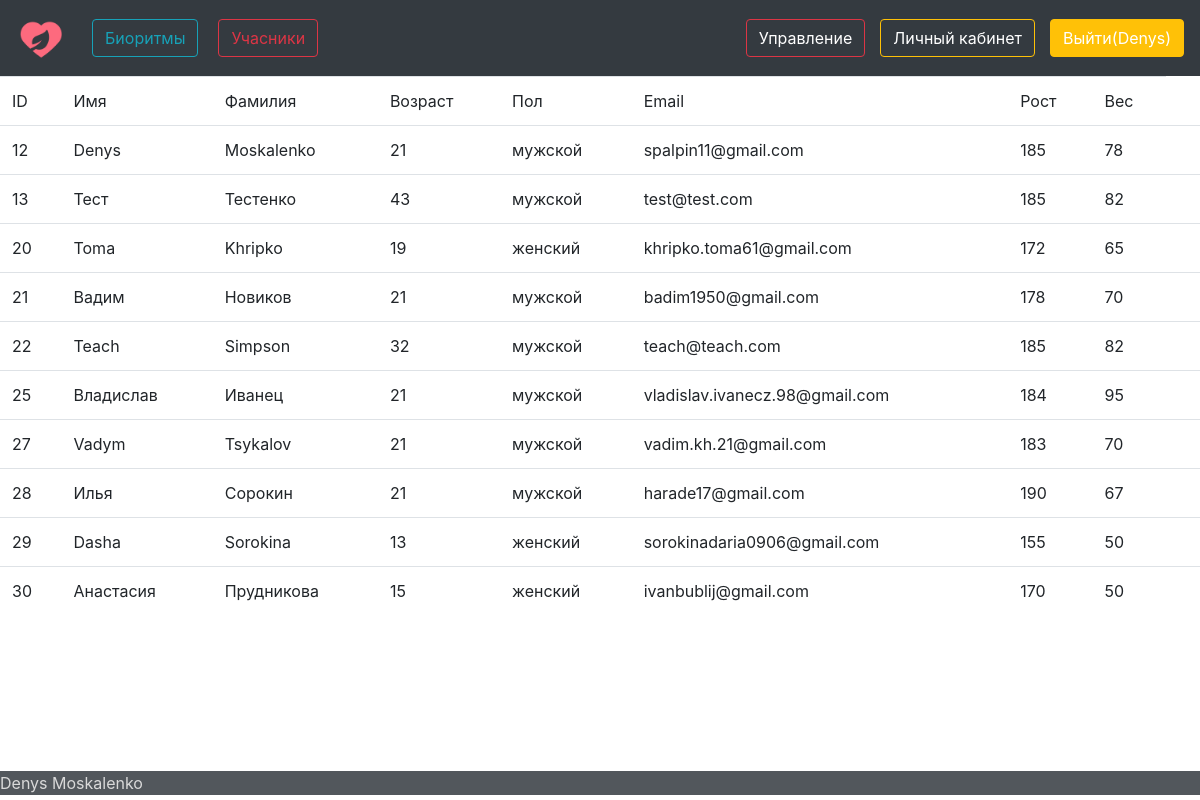
/ivents (signed in), run on the app's committed database.
### afront/models.py (models this page shows, shortened)
class Human(models.Model):
    name = models.CharField(max_length=50, verbose_name='Имя')
    surname = models.CharField(max_length=50, verbose_name='Фамилия')
    email = models.EmailField(max_length=50)
    phone = models.PositiveSmallIntegerField()
    age = models.PositiveSmallIntegerField()
    genders = (
        ('мужской', 'мужской'),
        ('женский', 'женский'),
    )
    gender = models.CharField(max_length=10, choices=genders)
    height = models.PositiveSmallIntegerField()
    weight = models.PositiveSmallIntegerField()

### afront/views.py (the view)
# urls.py: path('ivents', views.Ivent.as_view()),
class Ivent(TemplateView):
    template_name = 'ivent.html'
    def get(self, request):
        if request.user.is_authenticated:
            all_employees = Human.objects.all()
            ctx = {'all_employees': all_employees,
                   }
            return render(request, self.template_name, ctx)
        else:
            return render(request, self.template_name, {})

### afront/templates/ivent.html (shortened to what this page needs)
{% extends 'main.html' %}
{% block content %}
{% if user.is_authenticated%}
<table class="table table-hover">
 <thead class="thead-dark">
    <tr>
        <td>ID</td>
        <td>Имя</td>
        <td>Фамилия</td>
        <td>Возраст</td>
        <td>Пол</td>
        <td>Email</td>
        <td>Рост</td>
        <td>Вес</td>
    </tr>
  </thead>
  <tbody>
    <tr>
        {% for human in all_employees%}
        <td>{{human.id}}</td>
        <td>{{human.name}}</td>
        <td>{{human.surname}}</td>
        <td>{{human.age}}</td>
        <td>{{human.gender}}</td>
        <td>{{human.email}}</td>
        <td>{{human.height}}</td>
        <td>{{human.weight}}</td>
        <td>{{human.phys}}</td>
    </tr>
  {%endfor%}
  </tbody>
</table>
{%endif%}
{% endblock %}

### afront/templates/main.html (shortened to what this page needs)
<!DOCTYPE html>
 {% load static %}
<html lang="en">
<head>
    <link rel="stylesheet" href="https://stackpath.bootstrapcdn.com/bootstrap/4.4.1/css/bootstrap.min.css"crossorigin="anonymous" >
</head>
<body>
<header>
<nav class="navbar navbar-expand-lg navbar-dark bg-dark">
    <a href="/main" class="navbar-brand">
        <img width ="50" hight="40" alt="logo">
    </a>
{% if user.is_authenticated%}
        <ul class="navbar-nav mr-auto">
            <li class="nav-item"> <a class="btn btn-outline-info" href="/biorythms" role="button">Биоритмы</a>    </li>
            <li class="nav-item"> <a class="btn btn-outline-danger" href="/ivents" role="button">Учасники</a>  </li>
        </ul>
    {% if user.is_superuser%}
        <div class="navbar-text ml-9"  style="margin-right: 15px;">
            <a class="btn btn-outline-danger" href="/reduct" role="button">Управление</a>   </li>
        </div>
    {%endif%}
    <div class="navbar-text ml-9" style="margin-right: 15px;">
            <a class="btn btn-outline-warning" href="/account" role="button">Личный кабинет</a>    </li>
    </div>
    <div class="navbar-text ml-9">
            <a class="btn btn-warning" href="/logout" role="button">Выйти({{user.username}}) </a>    </li>
    </div>
    {%else%}
       <ul class="navbar-nav mr-auto " >
            <li class="nav-item"> <a class="btn btn-success " href="/auth" role="button">Войти</a>    </li>
            <li class="nav-item"> <a class="btn btn-info" href="/register" role="button">Зарегестрироваться</a>  </li>
        </ul>
    {%endif%}
</nav>
</header>
{% block content %}{% endblock %}
<footer class="page-footer font-small  bg-dark  bottom:10px  text" style="opacity: 85%"> Denys Moskalenko</footer>
</body>
</html>

### afront/templates/main.html (style rules this page uses)
nav a { margin-left: 0px; }
body { min-width: 100%; }
ul li { margin:0 10px; margin-bottom: 1px; margin-top: 1px; }
footer { position : fixed; bottom: 5px; color: lightgray; width : 100%; }
body { margin-left: 10px; }

### data on the page
Human: id "12", name "Denys", surname "Moskalenko", age "21", gender "мужской", email "spalpin11@gmail.com", height "185", weight "78"
Human: id "13", name "Тест", surname "Тестенко", age "43", gender "мужской", email "test@test.com", height "185", weight "82"
Human: id "20", name "Toma", surname "Khripko", age "19", gender "женский", email "khripko.toma61@gmail.com", height "172", weight "65"
Human: id "21", name "Вадим", surname "Новиков", age "21", gender "мужской", email "badim1950@gmail.com", height "178", weight "70"
Human: id "22", name "Teach", surname "Simpson", age "32", gender "мужской", email "teach@teach.com", height "185", weight "82"
Human: id "25", name "Владислав", surname "Иванец", age "21", gender "мужской", email "vladislav.ivanecz.98@gmail.com", height "184", weight "95"
Human: id "27", name "Vadym", surname "Tsykalov", age "21", gender "мужской", email "vadim.kh.21@gmail.com", height "183", weight "70"
Human: id "28", name "Илья", surname "Сорокин", age "21", gender "мужской", email "harade17@gmail.com", height "190", weight "67"
Human: id "29", name "Dasha", surname "Sorokina", age "13", gender "женский", email "sorokinadaria0906@gmail.com", height "155", weight "50"
Human: id "30", name "Анастасия", surname "Прудникова", age "15", gender "женский", email "ivanbublij@gmail.com", height "170", weight "50"

### other printed values
{{ user.username }} "Denys"
